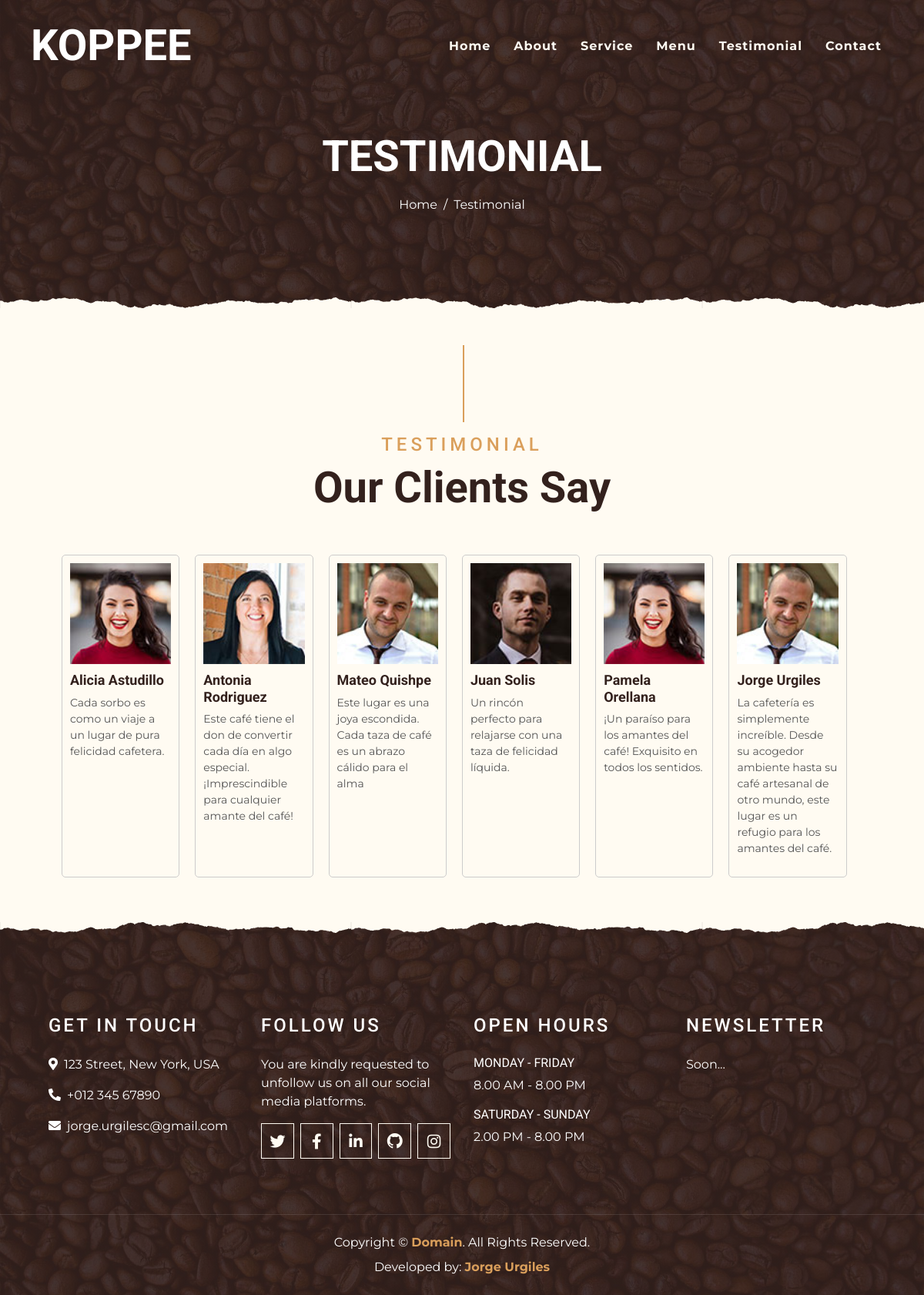
The page /testimonial/ on the database as committed earlier.
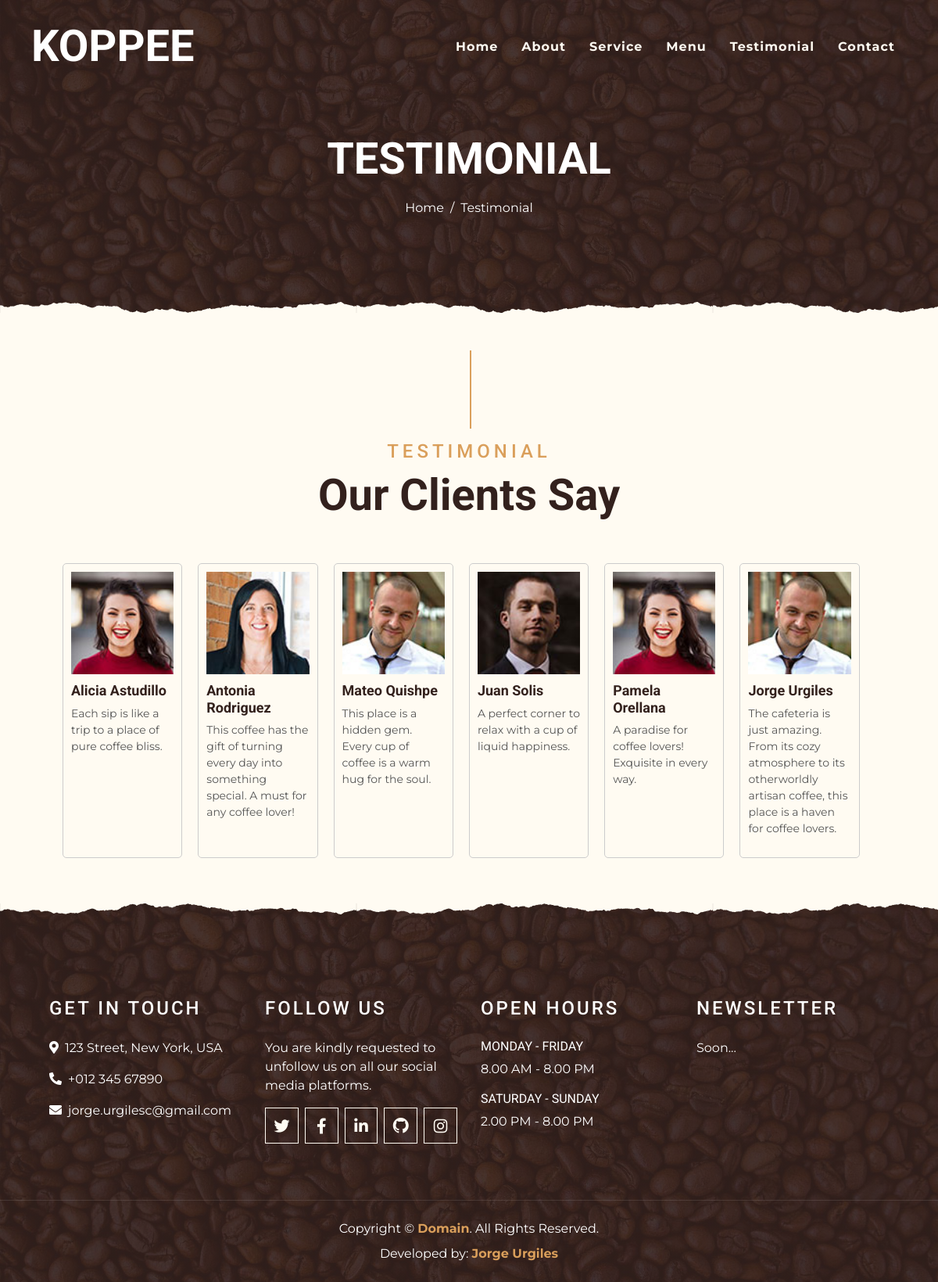
The same page on the database as committed later.
### testimonial/models.py (models this page shows, shortened)
class Testimonial(models.Model):
    name=models.CharField(max_length=100,verbose_name='Nombre')
    comment=models.TextField(verbose_name='comentario')
    image=models.ImageField(verbose_name="Foto de perfil",upload_to='testimonial')
    created=models.DateTimeField(auto_now_add=True, verbose_name="Fecha de creacion")
    updated=models.DateTimeField(auto_now=True, verbose_name="Fecha de modificacion")
    class Meta:
        verbose_name="Testimonio"
        verbose_name_plural="Testimonios"
        ordering=["-created"]

### testimonial/views.py (the view)
# urls.py: path('testimonial/',include('testimonial.urls')),
def testimonial(request):
    testimonials=Testimonial.objects.all()
    return render(request, "testimonial/testimonial.html",{'listTestimonials':testimonials})

### testimonial/templates/testimonial/testimonial.html (shortened to what this page needs)
{% extends 'core/base.html' %}
{% block content %}
{% load static %}
 <div class="container-fluid page-header mb-5 position-relative overlay-bottom">
    <div class="d-flex flex-column align-items-center justify-content-center pt-0 pt-lg-5" style="min-height: 400px">
        <h1 class="display-4 mb-3 mt-0 mt-lg-5 text-white text-uppercase">Testimonial</h1>
        <div class="d-inline-flex mb-lg-5">
            <p class="m-0 text-white"><a class="text-white" href="">Home</a></p>
            <p class="m-0 text-white px-2">/</p>
            <p class="m-0 text-white">Testimonial</p>
        </div>
    </div>
</div>
<div class="">
    <div class="">
        <div class="section-title">
            <h4 class="text-primary text-uppercase" style="letter-spacing: 5px;">Testimonial</h4>
            <h1 class="display-4">Our Clients Say</h1>
        </div>
<body>
    <div class="contenedor">
    {% for testimonial in listTestimonials %}
        <div class="tarjeta">
            <img class="imagen" src="{{testimonial.image.url}}" alt="Imagen del cliente">
            <h2 class="titulo">{{testimonial.name}}</h2>
            <p class="descripcion">{{testimonial.comment}}</p>
        </div>
     {% endfor %}
    </div>
{% endblock  %}

Rows that differ between the two databases and show on the page:
changed Testimonial "Alicia Astudillo": comment "Cada sorbo es como un viaje a un lugar de pura felicidad cafetera." → "Each sip is like a trip to a place of pure coffee bliss."
changed Testimonial "Antonia Rodriguez": comment "Este café tiene el don de convertir cada día en algo especial. ¡Imprescindible para cualquier amante del café!" → "This coffee has the gift of turning every day into something special. A must for any coffee lover!"
changed Testimonial "Mateo Quishpe": comment "Este lugar es una joya escondida. Cada taza de café es un abrazo cálido para el alma" → "This place is a hidden gem. Every cup of coffee is a warm hug for the soul."
changed Testimonial "Juan Solis": comment "Un rincón perfecto para relajarse con una taza de felicidad líquida." → "A perfect corner to relax with a cup of liquid happiness."
changed Testimonial "Pamela Orellana": comment "¡Un paraíso para los amantes del café! Exquisito en todos los sentidos." → "A paradise for coffee lovers! Exquisite in every way."
changed Testimonial "Jorge Urgiles": comment "La cafetería es simplemente increíble. Desde su acogedor ambiente hasta su café artesanal de otro mundo, este lugar es un refugio para los amantes del café." → "The cafeteria is just amazing. From its cozy atmosphere to its otherworldly artisan coffee, this place is a haven for coffee lovers."
